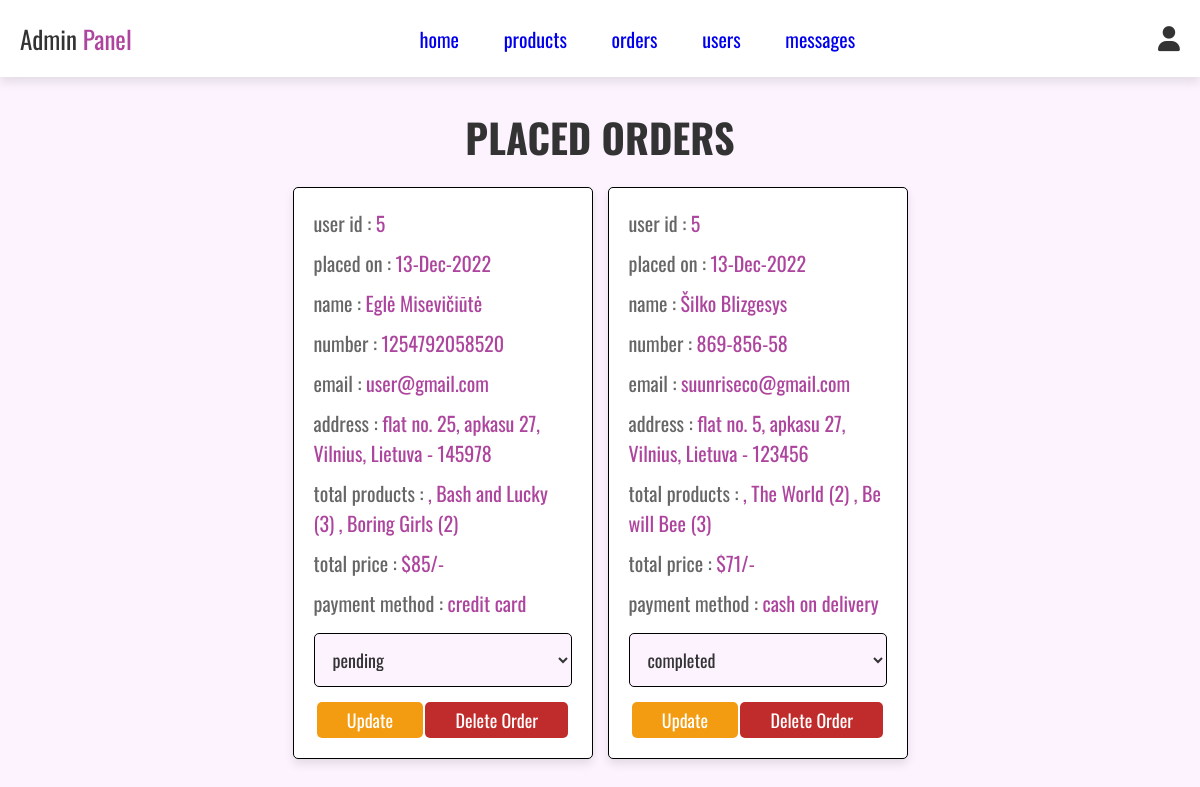
/admin_orders.php (signed in), run on the app's committed database.
### tables this page shows
CREATE TABLE `orders` (
  `id` int(100) NOT NULL,
  `user_id` int(100) NOT NULL,
  `name` varchar(100) NOT NULL,
  `number` varchar(100) NOT NULL,
  `email` varchar(100) NOT NULL,
  `method` varchar(100) NOT NULL,
  `address` varchar(500) NOT NULL,
  `total_products` varchar(1000) NOT NULL,
  `total_price` int(100) NOT NULL,
  `placed_on` varchar(50) NOT NULL,
  `payment_status` varchar(20) NOT NULL DEFAULT 'pending'
);

### admin_orders.php (the view, shortened to what this page needs)
<?php
include 'config.php';
?>
<!DOCTYPE html>
<html lang="en">
<head>
   <link rel="stylesheet" href="https://cdnjs.cloudflare.com/ajax/libs/font-awesome/6.0.0/css/all.min.css">
   <link rel="stylesheet" href="css/admin_styles.css">
</head>
<body>
   <?php include 'admin_header.php';?>
   <section class="orders">
      <h1 class="title" >placed orders</h1>
<div class="box-container">
<?php
$select_orders = mysqli_query($conn, "SELECT * FROM `orders`") or die('query failed');
if(mysqli_num_rows($select_orders) > 0){
while($fetch_orders = mysqli_fetch_assoc($select_orders)){
?>
<div class="box">
<p>user id : <span><?php echo $fetch_orders['user_id'];?></span></p>
<p>placed on : <span><?php echo $fetch_orders['placed_on'];?></span></p>
<p>name : <span><?php echo $fetch_orders['name'];?></span></p>
<p>number : <span><?php echo $fetch_orders['number'];?></span></p>
<p>email : <span><?php echo $fetch_orders['email'];?></span></p>
<p>address : <span><?php echo $fetch_orders['address'];?></span></p>
<p>total products : <span><?php echo $fetch_orders['total_products'];?></span></p>
<p>total price : <span>$<?php echo $fetch_orders['total_price'];?>/-</span></p>
<p>payment method : <span><?php echo $fetch_orders['method'];?></span></p>
<form action="" method="post">
<select name="update_payment">
<option value="" selected disabled>
<?php echo $fetch_orders['payment_status'];?>
</option>
</select>
<input type="submit" value="update" name="update_order" class="option-btn">
<a href="admin_orders.php?delete=<?php echo $fetch_orders['id'];?>" onclick="return confirm('delete this order?');"
class="delete-btn">delete order</a>
</form>
</div>
<?php
}
}else{
echo '<p class="empty">no orders placed</p>';
}
?>
</div>
   </section>
</body>
</html>

### css/admin_styles.css (style rules this page uses)
:root { --purple:#ad449d; --red:#c02b2b; --orange:#f39c12; --black:#333; --light-color:#666; --light-bg:#FCF3FF; --border:0.1rem solid black; --box-shadow: 0 0.5rem 1rem rgba(0,0,0,0.1); }
* { font-family: 'Oswald', sans-serif; margin: 0; padding: 0; box-sizing: border-box; outline: none; border: none; text-decoration: none; transition: all 0.2s linear; }
html { font-size: 62.5%; overflow-x: hidden; }
body { background-color: var(--light-bg); }
section { padding: 3rem 2rem; }
.title { text-align: center; margin-bottom: 2rem; text-transform: uppercase; color: var(--black); font-size:4rem ; }
.btn, .option-btn, .delete-btn, .white-btn { margin-top: 1rem; display: inline-block; padding: 0.5rem 3rem; cursor: pointer; color: white; font-size: 1.8rem; border-radius: 0.5rem; text-transform: capitalize; }
.option-btn { background-color: var(--orange); }
.delete-btn { background-color: var(--red); }
.orders .box-container { display: grid; grid-template-columns: repeat(auto-fit,30rem); justify-content: center; gap: 1.5rem; max-width: 1200px; margin: 0 auto; align-items: flex-start; }
.orders .box-container .box { background-color: white; padding: 2rem; border: var(--border); box-shadow: var(--box-shadow); border-radius: 0.5rem; }
.orders .box-container .box p { padding-bottom: 1rem; font-size: 2rem; color: var(--light-color); }
.orders .box-container .box p span { color: var(--purple); }
.orders .box-container .box form select { width: 100%; margin: 0.5rem 0; background-color: var(--light-bg); border: var(--border); padding: 1.2rem 1.4rem; font-size: 1.8rem; color: var(--black); border-radius: 0.5rem; }
.orders .box-container .box form { text-align: center; }

### data on the page
orders: user "5", placed_on "13-Dec-2022", name "Eglė Misevičiūtė", number "1254792058520", email "user@gmail.com", address "flat no. 25, apkasu 27, Vilnius, Lietuva - 145978", total_products ", Bash and Lucky (3) , Boring Girls (2)", total_price "85", method "credit card", update_payment "pending"
orders: user "5", placed_on "13-Dec-2022", name "Šilko Blizgesys", number "869-856-58", email "suunriseco@gmail.com", address "flat no. 5, apkasu 27, Vilnius, Lietuva - 123456", total_products ", The World (2) , Be will Bee (3)", total_price "71", method "cash on delivery", update_payment "completed"
